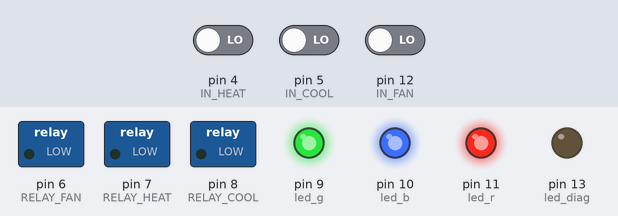
This sketch was run on a simulated Arduino Uno, built with avr-gcc and run on an emulated ATmega328P. Parts: switched loads named in the sketch (green lamp = pin HIGH), output pins drawn as LEDs (lit = HIGH). Inputs (shaded band) come from the test bench; at power-on: pin 12 (IN_FAN) LOW, pin 4 (IN_HEAT) LOW, pin 5 (IN_COOL) LOW. What the sketch prints to the serial monitor is not drawn.

Above: at 1.2 s.
1.3 s: pin 12 (IN_FAN) driven HIGH
At 2.3 s:
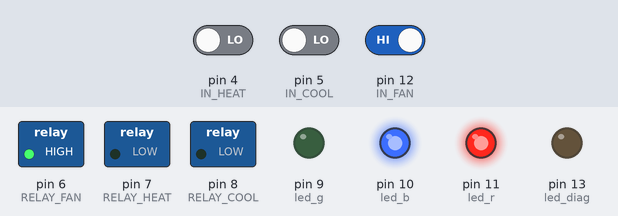
3.5 s: pin 4 (IN_HEAT) driven HIGH
At 5.1 s:
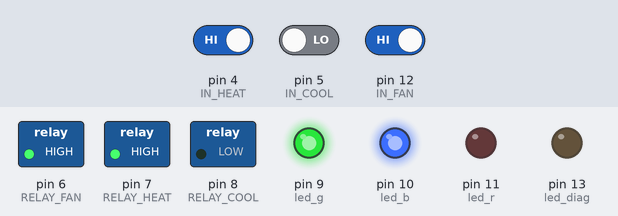
5.5 s: pin 4 (IN_HEAT) driven LOW
At 6.7 s:
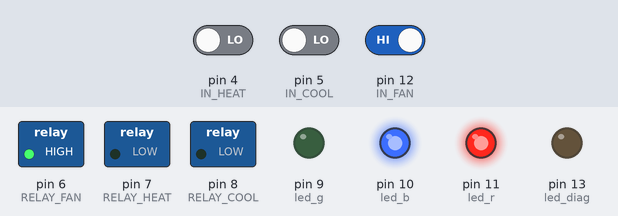
7.5 s: pin 5 (IN_COOL) driven HIGH
At 9.2 s:
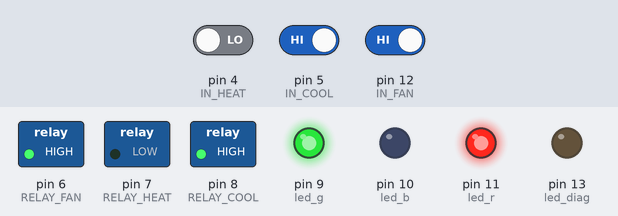
9.5 s: pin 5 (IN_COOL) driven LOW
At 11.0 s:
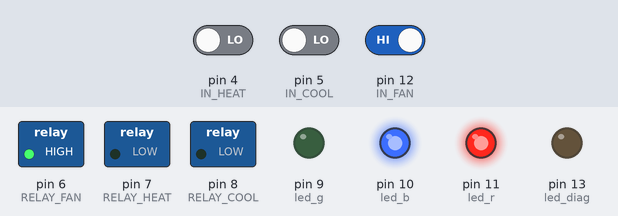
Timing chart, 0 to 12.5 s (numbered marks = the images above; inputs shaded):
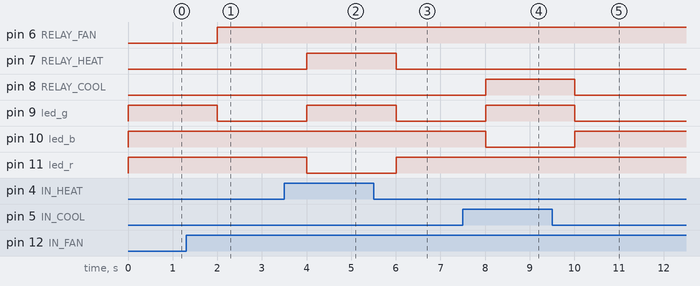

Measured:
- after the input at 1.3 s, pin 6 (RELAY_FAN): LOW → HIGH after 0.70 s; pin 9 (led_g): HIGH → LOW after 0.70 s
- after the input at 3.5 s, pin 7 (RELAY_HEAT), pin 9 (led_g): LOW → HIGH after 0.51 s; pin 11 (led_r): HIGH → LOW after 0.51 s
- after the input at 5.5 s, pin 7 (RELAY_HEAT), pin 9 (led_g): HIGH → LOW after 0.51 s; pin 11 (led_r): LOW → HIGH after 0.51 s
- after the input at 7.5 s, pin 8 (RELAY_COOL), pin 9 (led_g): LOW → HIGH after 0.51 s; pin 10 (led_b): HIGH → LOW after 0.51 s
- after the input at 9.5 s, pin 8 (RELAY_COOL), pin 9 (led_g): HIGH → LOW after 0.51 s; pin 10 (led_b): LOW → HIGH after 0.51 s

The sketch:

ArduTempControl.pde
```cpp
//#define DEBUG
//pin definitions
const int led_diag = 13;    //LED For Diagnostics
const int led_r = 11;
const int led_g = 9;
const int led_b = 10;

const int RELAY_FAN = 6;	//G Relay on left
const int RELAY_HEAT = 7;	//W Relay in middle
const int RELAY_COOL = 8;	//Y Relay for cooling

const int IN_FAN = 12;		//G Input from existing thermostat
const int IN_HEAT = 4;		//W Input
const int IN_COOL = 5;		//Y Cool input from thermostat

int i=0;

float tempCurrent;
float tempSet = 72;

const int MIN_TIME = 60000;	// How long in ms between cycles.
                            // To prevent compressor problems, we never cycle the unit on and off quicker than this interval.
const int TEMP_STORE = 500;	// Where in the EEPROM we store the set temperature

long previousMillis = 1;
int interval = 1000;		//During Dev this has been reduced.

void setup() {
	// initialize the digital pin as an output:
	//EEPROM_readAnything(0, configuration);

	pinMode(led_diag, OUTPUT);
	pinMode(RELAY_FAN,OUTPUT);
	pinMode(RELAY_HEAT,OUTPUT);
	pinMode(RELAY_COOL,OUTPUT);
	digitalWrite(RELAY_FAN,LOW);	//Ensure Relays are off
	digitalWrite(RELAY_HEAT,LOW);
	digitalWrite(RELAY_COOL,LOW);
	pinMode(IN_FAN,INPUT);			//Not needed, but
	pinMode(IN_HEAT,INPUT);
	pinMode(IN_COOL,INPUT);

	// See if we can read the set temperature out of the EEPROM
	//byte gTemp = EEPROM.read(TEMP_STORE);
	//if (gTemp > 0) setTemp = (float)gTemp / 2; // Temperature is stored doubled

	Serial.begin(9600);
	Serial.println("ArduTempControl 20100529");	// Print identification and indicate end of setup

}

void loop() {
 if (millis() - previousMillis > interval || millis() < previousMillis) {
    // save the last time the loop ran
    previousMillis = millis();
    if (Serial.available() > 0) {
      checkSerial();
    }
    //set_hvacmode(2);
    //return;

    if (digitalRead(IN_FAN) == HIGH) {
      if (digitalRead(IN_HEAT) == HIGH) {
        set_hvacmode(1);
      } else if (digitalRead(IN_COOL) == HIGH) {
        set_hvacmode(2);
      } else {
        set_hvacmode(3);
      }
    } else {
      set_hvacmode(0);
    }


  } else { //too early for main loop
    if (Serial.available() > 0) {
      checkSerial();
    }
  } // close the else to the main if time check

}

int checkSerial() {

}

void set_hvacmode(int hvacmode) {
	switch (hvacmode) {
		case 0:    // all OFF
		digitalWrite(RELAY_FAN,LOW);
		digitalWrite(RELAY_HEAT,LOW);
		digitalWrite(RELAY_COOL,LOW);
		analogWrite(led_g, 255);
		analogWrite(led_r, 255);
		analogWrite(led_b, 255);
		#ifdef DEBUG
			Serial.println("hvacmode 0");
		#endif
		break;
		case 1:  // Heat + Fan
		digitalWrite(RELAY_FAN,HIGH);
		digitalWrite(RELAY_HEAT,HIGH);
		digitalWrite(RELAY_COOL,LOW);
		analogWrite(led_g, 255);
		analogWrite(led_r, 0);
		analogWrite(led_b, 255);
		break;
		case 2:  // COOL + FAN
		digitalWrite(RELAY_FAN,HIGH);
		digitalWrite(RELAY_HEAT,LOW);
		digitalWrite(RELAY_COOL,HIGH);
		analogWrite(led_g, 255);
		analogWrite(led_r, 255);
		analogWrite(led_b, 0);
		break;
		case 3:  // FAN Only
		digitalWrite(RELAY_FAN,HIGH);
		digitalWrite(RELAY_HEAT,LOW);
		digitalWrite(RELAY_COOL,LOW);
		analogWrite(led_g, 0);
		analogWrite(led_r, 255);
		analogWrite(led_b, 255);
		break;
		default:  // Any other condition. For safety this is the same as 0
		digitalWrite(RELAY_FAN,LOW);
		digitalWrite(RELAY_HEAT,LOW);
		digitalWrite(RELAY_COOL,LOW);
		analogWrite(led_g, 255);
		analogWrite(led_r, 255);
		analogWrite(led_b, 255);
	}

}
```
